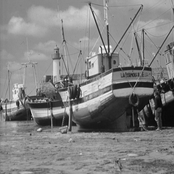
#> input picture data/boat.512.tiff, 174 x 174 px, shrunk from 512 x 512 before the run, found by its file name
$ python 'butterworth low pass filter.py'
#> lines starting #> are read from the running program, lines starting #| are printed output that depends on the picture
### Low Pass Filter/dt.py
from math import sqrt,exp

def dist(p1,p2):
    return sqrt((p1[0]-p2[0])**2 + (p1[1]-p2[1])**2)

### Low Pass Filter/butterworth low pass filter.py
import cv2
import numpy as np
import matplotlib.pyplot as plt
from dt import dist

def butterlowpass(f,imgs,n):
    r, c = imgs[:2]
    ct = (r/2,c/2)
    b = np.zeros(imgs[:2])
    for x in range(c):
        for y in range(r):
            b[y,x] = 1/(1+(dist((y,x),ct)/f)**(2*n))
    return b

imagelist = ['boat.512.tiff','butterfly.jpg','players.jpg','tomatoes.jpg']

for i in imagelist:

    imgpath = r"C:\Users\Ranbi\OneDrive\Desktop\image processing project\data\\"   ## your data folder path

    img = cv2.imread(imgpath+i, 0)
#> img is the input picture: shape (174, 174); min 4, max 252, mean 129.7

    plt.figure(figsize=(7.4*6, 5.8*5))

    lp = butterlowpass(50,img.shape,15)
    plt.subplot(131), plt.imshow(lp, "gray"), plt.title("Butterworth Low Pass Filter (n=15) of"+ " "+ i)

    plt.show()
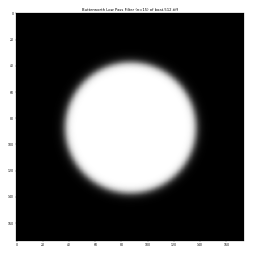
#> figure drawn by matplotlib, 1 panel
#> pass 2 of the loop `for i in imagelist:`:
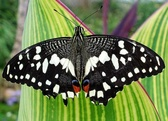
#> input picture data/butterfly.jpg, 168 x 121 px, shrunk from 493 x 356 before the run, found by its file name
#> `img = cv2.imread(imgpath+i, 0)`:
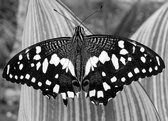
#> img: shape (121, 168); min 0, max 255, mean 113.3
#> `plt.show()`:
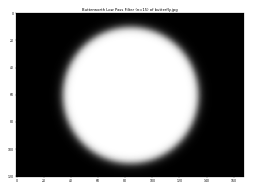
#> figure drawn by matplotlib, 1 panel
#> pass 3 of the loop `for i in imagelist:`:
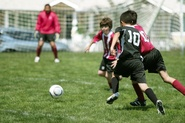
#> input picture data/players.jpg, 185 x 123 px, shrunk from 544 x 363 before the run, found by its file name
#> `img = cv2.imread(imgpath+i, 0)`:
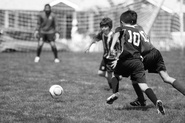
#> img: shape (123, 185); min 0, max 255, mean 131.5
#> `plt.show()`:
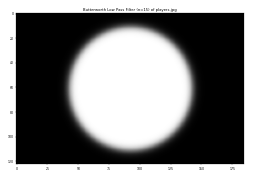
#> figure drawn by matplotlib, 1 panel
#> the loop made 4 passes; the first 3 are shown
